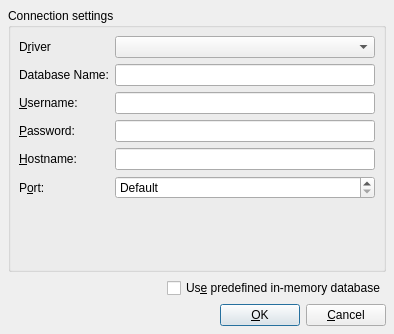
<?xml version="1.0" encoding="UTF-8"?>
<ui version="4.0">
 <class>QSqlConnectionDialogUi</class>
 <widget class="QDialog" name="QSqlConnectionDialogUi">
  <property name="geometry">
   <rect>
    <x>0</x>
    <y>0</y>
    <width>394</width>
    <height>334</height>
   </rect>
  </property>
  <property name="windowTitle">
   <string>Connect...</string>
  </property>
  <layout class="QVBoxLayout">
   <property name="spacing">
    <number>6</number>
   </property>
   <property name="leftMargin">
    <number>8</number>
   </property>
   <property name="topMargin">
    <number>8</number>
   </property>
   <property name="rightMargin">
    <number>8</number>
   </property>
   <property name="bottomMargin">
    <number>8</number>
   </property>
   <item>
    <widget class="QGroupBox" name="connGroupBox">
     <property name="title">
      <string>Connection settings</string>
     </property>
     <layout class="QGridLayout">
      <property name="leftMargin">
       <number>8</number>
      </property>
      <property name="topMargin">
       <number>8</number>
      </property>
      <property name="rightMargin">
       <number>8</number>
      </property>
      <property name="bottomMargin">
       <number>8</number>
      </property>
      <property name="spacing">
       <number>6</number>
      </property>
      <item row="1" column="0">
       <widget class="QLabel" name="textLabel3">
        <property name="text">
         <string>Database Name:</string>
        </property>
        <property name="buddy">
         <cstring>editDatabase</cstring>
        </property>
       </widget>
      </item>
      <item row="3" column="1">
       <widget class="QLineEdit" name="editPassword">
        <property name="echoMode">
         <enum>QLineEdit::Password</enum>
        </property>
       </widget>
      </item>
      <item row="2" column="1">
       <widget class="QLineEdit" name="editUsername"/>
      </item>
      <item row="5" column="0">
       <widget class="QLabel" name="textLabel5_2">
        <property name="text">
         <string>P&amp;ort:</string>
        </property>
        <property name="buddy">
         <cstring>portSpinBox</cstring>
        </property>
       </widget>
      </item>
      <item row="3" column="0">
       <widget class="QLabel" name="textLabel4_2">
        <property name="text">
         <string>&amp;Password:</string>
        </property>
        <property name="buddy">
         <cstring>editPassword</cstring>
        </property>
       </widget>
      </item>
      <item row="4" column="1">
       <widget class="QLineEdit" name="editHostname"/>
      </item>
      <item row="4" column="0">
       <widget class="QLabel" name="textLabel5">
        <property name="text">
         <string>&amp;Hostname:</string>
        </property>
        <property name="buddy">
         <cstring>editHostname</cstring>
        </property>
       </widget>
      </item>
      <item row="0" column="1">
       <widget class="QComboBox" name="comboDriver"/>
      </item>
      <item row="2" column="0">
       <widget class="QLabel" name="textLabel4">
        <property name="text">
         <string>&amp;Username:</string>
        </property>
        <property name="buddy">
         <cstring>editUsername</cstring>
        </property>
       </widget>
      </item>
      <item row="0" column="0">
       <widget class="QLabel" name="textLabel2">
        <property name="text">
         <string>D&amp;river</string>
        </property>
        <property name="buddy">
         <cstring>comboDriver</cstring>
        </property>
       </widget>
      </item>
      <item row="5" column="1">
       <widget class="QSpinBox" name="portSpinBox">
        <property name="specialValueText">
         <string>Default</string>
        </property>
        <property name="minimum">
         <number>-1</number>
        </property>
        <property name="maximum">
         <number>65535</number>
        </property>
        <property name="value">
         <number>-1</number>
        </property>
       </widget>
      </item>
      <item row="1" column="1">
       <widget class="QLineEdit" name="editDatabase"/>
      </item>
      <item row="6" column="0">
       <spacer name="verticalSpacer">
        <property name="orientation">
         <enum>Qt::Vertical</enum>
        </property>
        <property name="sizeHint" stdset="0">
         <size>
          <width>20</width>
          <height>40</height>
         </size>
        </property>
       </spacer>
      </item>
     </layout>
    </widget>
   </item>
   <item>
    <layout class="QHBoxLayout">
     <property name="spacing">
      <number>6</number>
     </property>
     <property name="leftMargin">
      <number>0</number>
     </property>
     <property name="topMargin">
      <number>0</number>
     </property>
     <property name="rightMargin">
      <number>0</number>
     </property>
     <property name="bottomMargin">
      <number>0</number>
     </property>
     <item>
      <spacer>
       <property name="orientation">
        <enum>Qt::Horizontal</enum>
       </property>
       <property name="sizeHint" stdset="0">
        <size>
         <width>40</width>
         <height>20</height>
        </size>
       </property>
      </spacer>
     </item>
     <item>
      <widget class="QCheckBox" name="dbCheckBox">
       <property name="text">
        <string>Us&amp;e predefined in-memory database</string>
       </property>
      </widget>
     </item>
    </layout>
   </item>
   <item>
    <layout class="QHBoxLayout">
     <property name="spacing">
      <number>6</number>
     </property>
     <property name="leftMargin">
      <number>0</number>
     </property>
     <property name="topMargin">
      <number>0</number>
     </property>
     <property name="rightMargin">
      <number>0</number>
     </property>
     <property name="bottomMargin">
      <number>0</number>
     </property>
     <item>
      <spacer>
       <property name="orientation">
        <enum>Qt::Horizontal</enum>
       </property>
       <property name="sizeType">
        <enum>QSizePolicy::Expanding</enum>
       </property>
       <property name="sizeHint" stdset="0">
        <size>
         <width>20</width>
         <height>20</height>
        </size>
       </property>
      </spacer>
     </item>
     <item>
      <widget class="QPushButton" name="okButton">
       <property name="text">
        <string>&amp;OK</string>
       </property>
       <property name="default">
        <bool>true</bool>
       </property>
      </widget>
     </item>
     <item>
      <widget class="QPushButton" name="cancelButton">
       <property name="text">
        <string>&amp;Cancel</string>
       </property>
      </widget>
     </item>
    </layout>
   </item>
  </layout>
 </widget>
 <tabstops>
  <tabstop>comboDriver</tabstop>
  <tabstop>editDatabase</tabstop>
  <tabstop>editUsername</tabstop>
  <tabstop>editPassword</tabstop>
  <tabstop>editHostname</tabstop>
  <tabstop>portSpinBox</tabstop>
  <tabstop>dbCheckBox</tabstop>
  <tabstop>okButton</tabstop>
  <tabstop>cancelButton</tabstop>
 </tabstops>
 <resources/>
 <connections/>
</ui>
